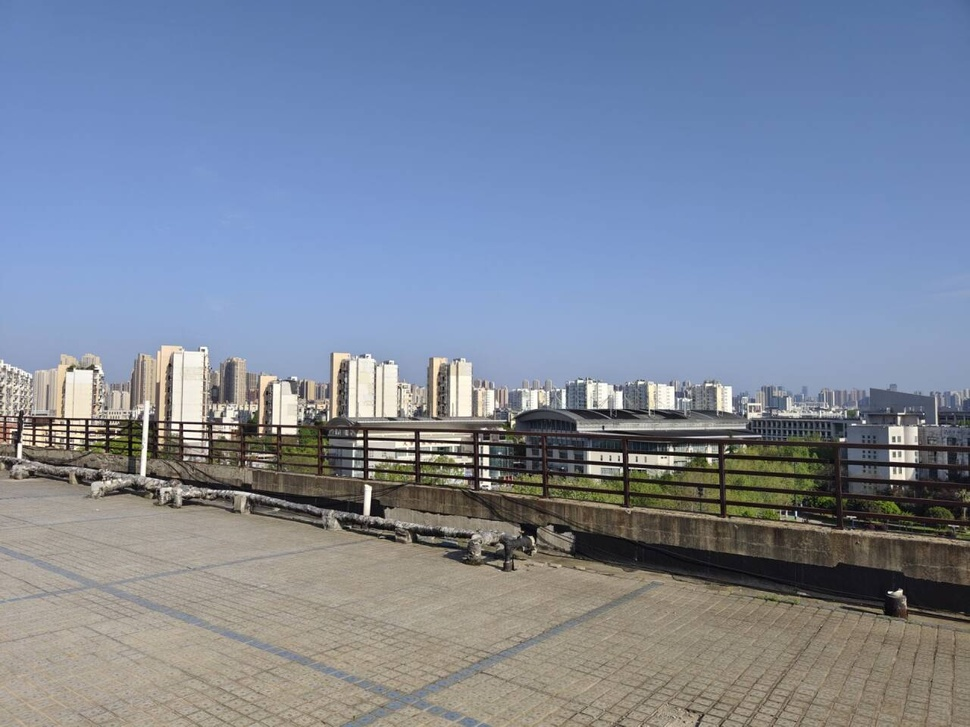
#> input picture openCVclass/my.jpg, 970 x 727 px, shrunk from 1280 x 960 before the run
$ python 5partC.py
#> lines starting #> are read from the running program, lines starting #| are printed output that depends on the picture; after the words box and inside, x2 and y2 are one past the last pixel; in counts of white or black regions, pixels touching at a corner belong together
import cv2
import numpy as np
import matplotlib.pyplot as plt
# 设置字体以支持中文显示
plt.rcParams['font.sans-serif'] = ['SimHei']
plt.rcParams['axes.unicode_minus'] = False

# 读取图像并转换为灰度图
image = cv2.imread('my.jpg', cv2.IMREAD_GRAYSCALE)
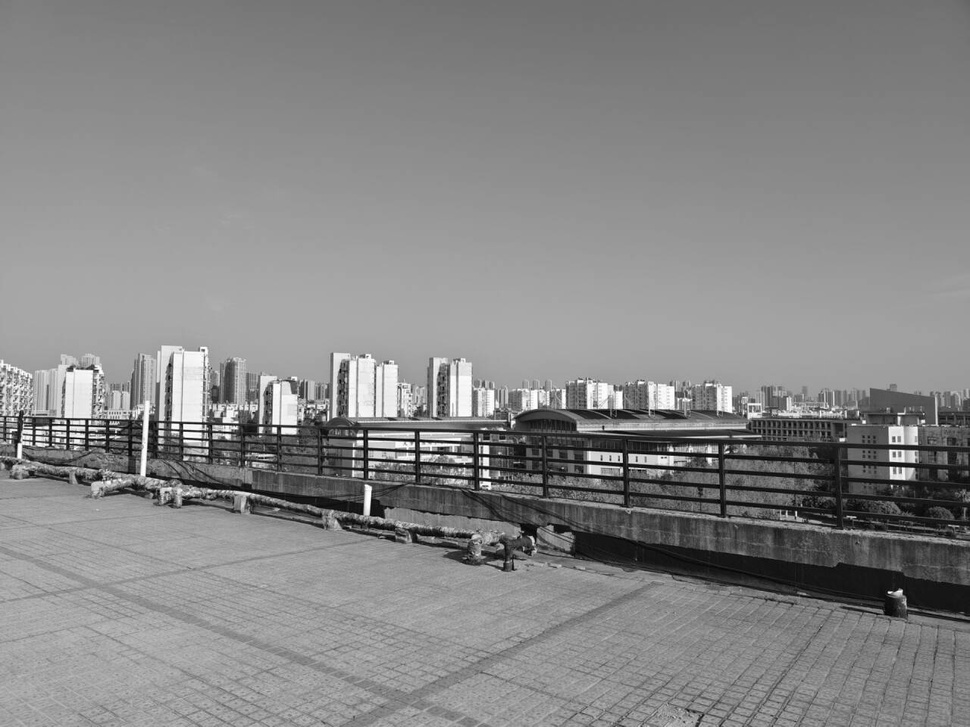
#> image: shape (727, 970); min 0, max 255, mean 134.5

# 计算图像的直方图
hist, bins = np.histogram(image.ravel(), bins=256, range=(0, 256))
#> hist = 256 values, max 19150 at index 166, min 4 at index 1, mean 2754.6; bins = 257 values from 0 to 256

# 归一化直方图，作为每个灰度级的概率
hist_norm = hist / hist.sum()
#> hist_norm = 256 values, max 0.0272 at index 166, min 5.67e-06 at index 1, mean 0.00391

# 计算灰度级的累积概率和累积均值
cum_prob = np.cumsum(hist_norm)
#> cum_prob = 256 values from 1.13e-05 to 1
cum_mean = np.cumsum(hist_norm * np.arange(256))
#> cum_mean = 256 values from 0 to 134.5

# 总均值
total_mean = cum_mean[-1]
#> total_mean = 134.5

# 初始化类间方差
max_between_class_variance = 0
optimal_threshold = 0

# 遍历每一个可能的阈值
for threshold in range(256):
    # 前景的累积概率与均值
    w0 = cum_prob[threshold]
    if w0 == 0:
        continue  # 避免分母为0
    m0 = cum_mean[threshold] / w0

    # 背景的累积概率与均值
    w1 = 1 - w0
    if w1 == 0:
        continue  # 避免分母为0
    m1 = (total_mean - cum_mean[threshold]) / w1

    # 类间方差
    between_class_variance = w0 * w1 * (m0 - m1) ** 2

    # 更新最大类间方差和最佳阈值
    if between_class_variance > max_between_class_variance:
        max_between_class_variance = between_class_variance
        optimal_threshold = threshold
#> this loop made 256 passes
#> (w0, m0, w1, m1, between_class_variance, max_between_class_variance) on passes 1 to 12: (1.13e-05, 0, 1, 134.5, 0.205, 0.205), (1.7e-05, 0.333, 1, 134.5, 0.306, 0.306), (2.84e-05, 1, 1, 134.5, 0.505, 0.505), (4.4e-05, 1.71, 1, 134.5, 0.775, 0.775), (5.81e-05, 2.27, 1, 134.5, 1.02, 1.02), (9.36e-05, 3.3, 1, 134.5, 1.61, 1.61), (0.000159, 4.41, 1, 134.5, 2.69, 2.69), (0.000241, 5.29, 1, 134.5, 4.02, 4.02), (0.000359, 6.18, 1, 134.5, 5.91, 5.91), (0.000523, 7.07, 0.999, 134.5, 8.5, 8.5), (0.000764, 7.99, 0.999, 134.6, 12.24, 12.24), (0.0011, 8.9, 0.999, 134.6, 17.3, 17.3)
#> after the loop, max_between_class_variance = 1058.6; optimal_threshold = 102

# 使用最佳阈值进行图像分割
_, binary_image = cv2.threshold(image, optimal_threshold, 255, cv2.THRESH_BINARY)
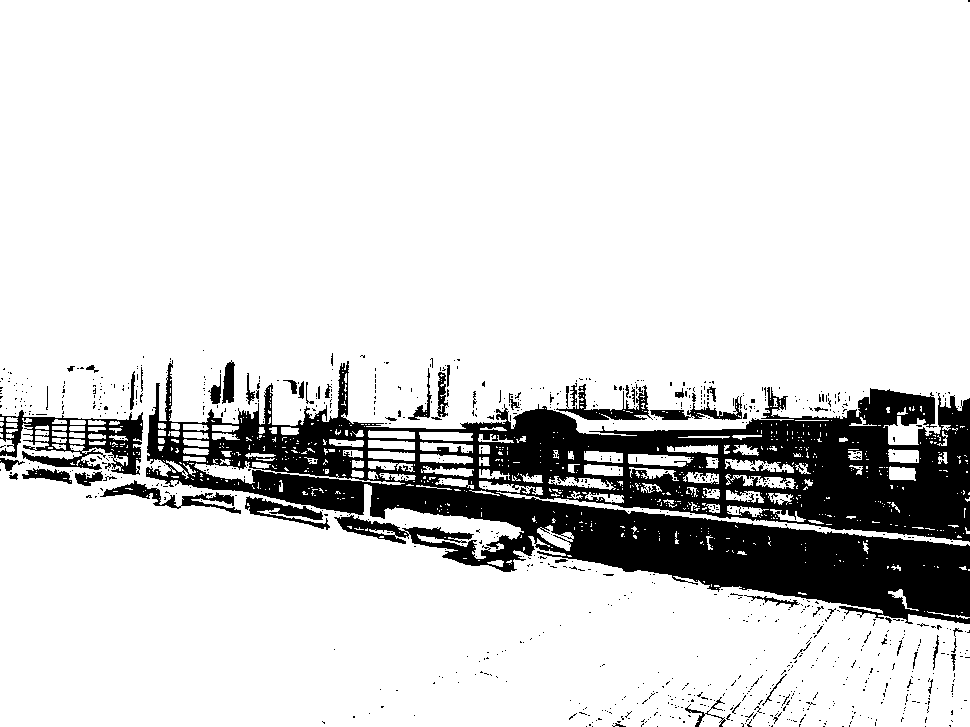
#> binary_image: shape (727, 970); 85.1% white; 964 black regions (908 under 20 px), largest, box (x1, y1, x2, y2) and area: (146, 360, 970, 624) 90689, (0, 410, 143, 475) 3793, (100, 480, 241, 514) 1151

# 输出计算的最佳阈值
print(f"手动计算的Otsu阈值: {optimal_threshold}")
#| 手动计算的Otsu阈值: 102

# 显示原图和分割结果
plt.figure(figsize=(10, 5))

plt.subplot(1, 2, 1)
plt.title('原始图像')
plt.imshow(image, cmap='gray')
plt.axis('off')

plt.subplot(1, 2, 2)
plt.title('二值化后的图像')
plt.imshow(binary_image, cmap='gray')
plt.axis('off')

plt.show()
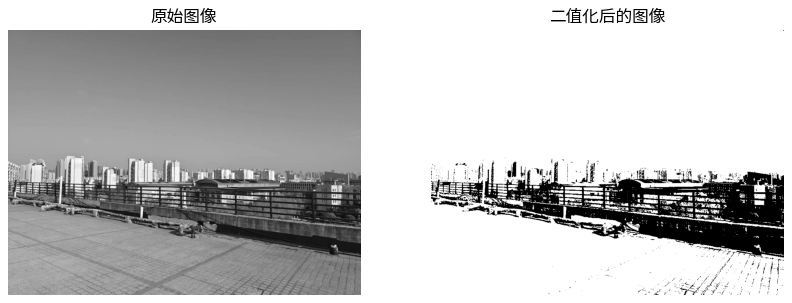
#> figure drawn by matplotlib, 2 panels
